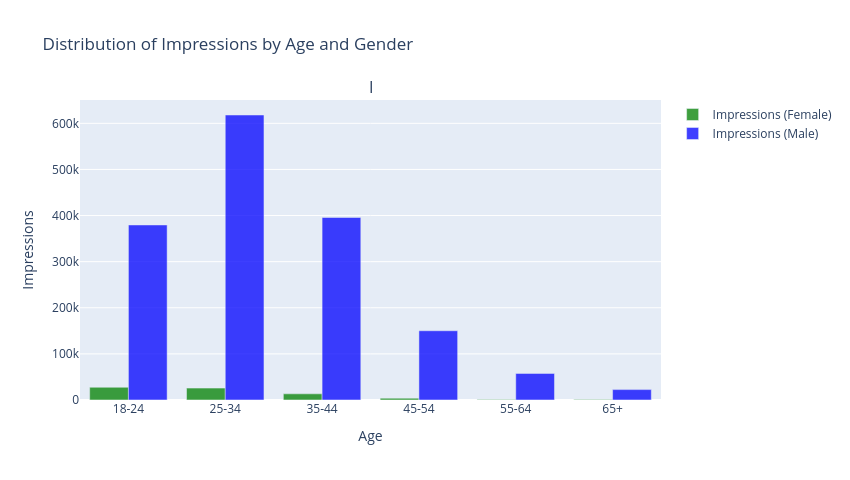

Source (notebook cell):
### Code cell
colors = {'Male': 'blue', 'Female': 'green'}

fig = make_subplots(rows=1, cols=1, subplot_titles=('Impressions by Age and Gender'))

for gender in data_agg['Gender'].unique():
    filtered_data = data_agg[data_agg['Gender'] == gender]
    fig.add_trace(go.Bar(
        x=filtered_data['Age'],
        y=filtered_data['Impressions'],
        name=f'Impressions ({gender})',
        marker_color=colors.get(gender, 'gray'),  
        opacity=0.75  # Set opacity to 0.75
    ), row=1, col=1)

# Update layout with increased size
fig.update_layout(
    title_text='Distribution of Impressions by Age and Gender',
    xaxis_title='Age',
    yaxis_title='Impressions',
    width=850,  
    height=480,  
    barmode='group'  
)

fig.show()

### Figure 1 — Plotly figure (JSON) as saved in the notebook; plotly's stock layout.template omitted (floating-point values rounded to 4 significant figures)
{"data": [{"marker": {"color": "green"}, "name": "Impressions (Female)", "opacity": 0.75, "type": "bar", "x": ["18-24", "25-34", "35-44", "45-54", "55-64", "65+"], "xaxis": "x", "y": [27600, 25791, 13383, 3895, 950, 934], "yaxis": "y"}, {"marker": {"color": "blue"}, "name": "Impressions (Male)", "opacity": 0.75, "type": "bar", "x": ["18-24", "25-34", "35-44", "45-54", "55-64", "65+"], "xaxis": "x", "y": [379615, 618078, 395757, 150160, 57634, 22561], "yaxis": "y"}], "layout": {"annotations": [{"font": {"size": 16}, "showarrow": false, "text": "I", "x": 0.5, "xanchor": "center", "xref": "paper", "y": 1, "yanchor": "bottom", "yref": "paper"}], "barmode": "group", "height": 480, "title": {"text": "Distribution of Impressions by Age and Gender"}, "width": 850, "xaxis": {"anchor": "y", "autorange": true, "domain": [0, 1], "range": [-0.5, 5.5], "title": {"text": "Age"}, "type": "category"}, "yaxis": {"anchor": "x", "autorange": true, "domain": [0, 1], "range": [0, 650600.0], "title": {"text": "Impressions"}, "type": "linear"}}}
